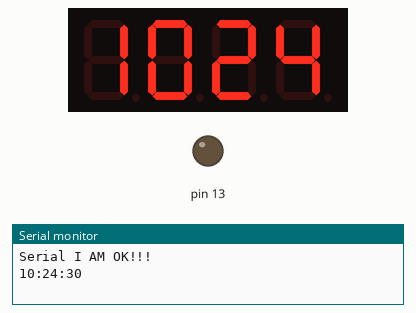
This sketch was run on a simulated Arduino Uno, built with avr-gcc and run on an emulated ATmega328P. Parts: 4-digit seven-segment display, output pins drawn as LEDs (lit = HIGH), the last lines printed to the serial monitor. The local clock reads 2024-03-15 10:24:30 at power-on unless the sketch sets it.

Above: at 0.1 s.
At 64.3 s:
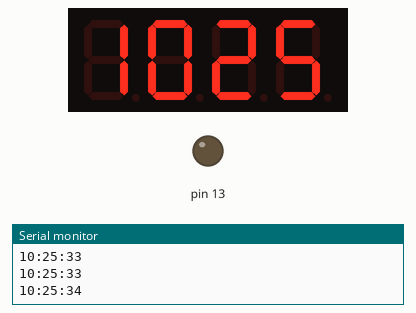
At 129.0 s:
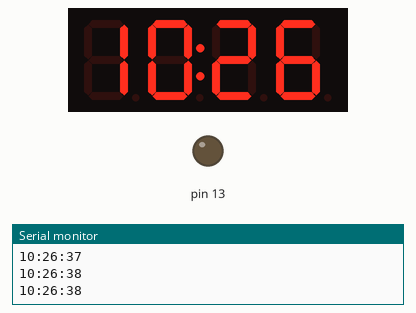

The sketch:

clock_4d_led_01_1.ino
```cpp
/* name      : clock_4d_led_01_1.ino
   purpose   : Clock with 4 digit LED display (TM1637), using Arduino and RTC DS1307
   author    : LZ2WSG Veselin Georgiev
   site      : http://kn34pc.com/construct/lz2wsg_arduino_clock_4d_led.html
   date      : 2-12-2018
   revision  : v1.01.1
   used info : http://www.manelsoft.com/projects/arduino_ds1307_clock.aspx
             : http://playground.arduino.cc/Main/TM1637
             : http://www.ad7c.com/projects/ad9850-dds-vfo/
  ---------------------------------------------------------------------------------------------------------*/
// meh

#include <Wire.h>
#include "RTClib.h"                   // https://github.com/adafruit/RTClib
#include "TM1637.h"                   // https://github.com/avishorp/TM1637

#define CLK 2                         // TM1637 pin CLK
#define DIO 3                         // TM1637 pin DIO

TM1637 tm1637(CLK, DIO);
RTC_DS1307 RTC;                       // RTC DS1307 use SDA(A4) and SCL(A5) pins

uint8_t m;                            // minutes
uint8_t h;                            // hours
bool dp = true;                       // digital points

void setup()
{
  Wire.begin();                       // Initiate the Wire library and join the I2C bus

  pinMode(13, OUTPUT);
  Serial.begin(115200);
     Serial.println("Serial I AM OK!!!"); // so I can keep track of what is loaded

  RTC.begin();                        // Initiate the RTC library
//  RTC.adjust(DateTime(__DATE__, __TIME__));

  tm1637.init();
  tm1637.set(BRIGHTEST);              // BRIGHT_TYPICAL = 2, BRIGHT_DARKEST = 0, BRIGHTEST = 7
}


void loop()
{

  DateTime now = RTC.now();
  Serial.begin(115200);
            Serial.print(now.hour(), DEC);
            Serial.print(':');
            Serial.print(now.minute(), DEC);
            Serial.print(':');
            Serial.print(now.second(), DEC);
            Serial.println();

  h = now.hour();
  m = now.minute();

  tm1637.display(0, h / 10);          // Time Format -> HH : MM
  tm1637.display(1, h % 10);
  tm1637.display(2, m / 10);
  tm1637.display(3, m % 10);

  tm1637.point(dp);
  dp = !dp;                           // time refresh (and digital points blink) 0,5 every sec

  delay(500);
}
```
